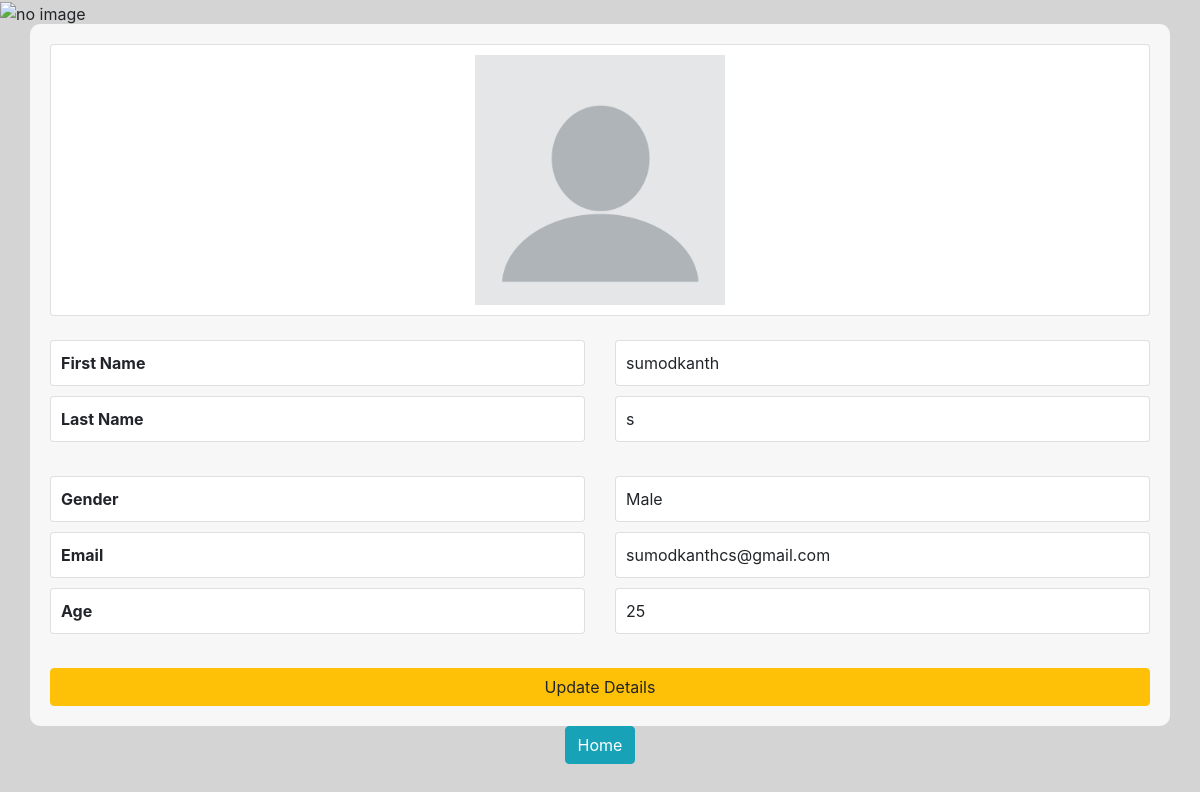
The app's page /accounts/profile/ (signed in), older data.
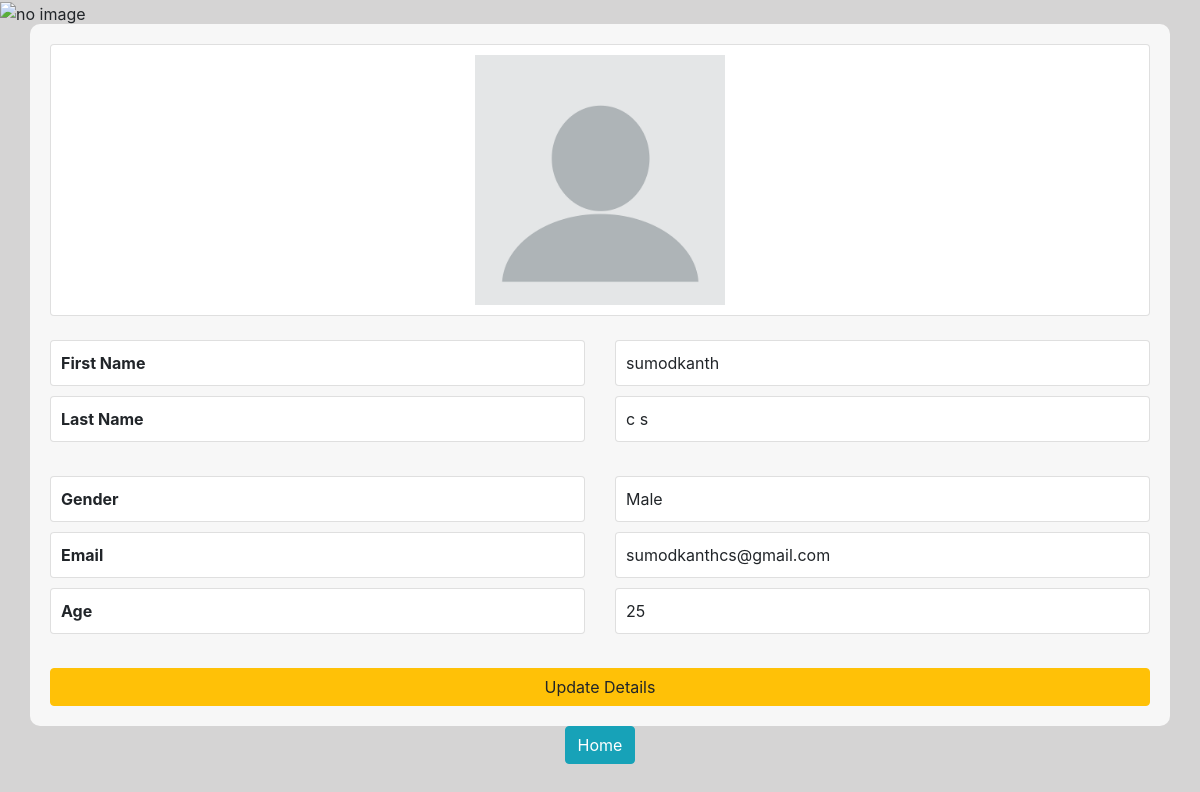
The same page, newer data.
### accounts/models.py (models this page shows)
class CustUser(AbstractUser):
    phone = models.IntegerField(null=True)
    options = (
        ('Male', 'Male'),
        ('Female', 'Female'),
        ('Others', 'Others')
    )
    COURSE_CHOICES = [
        ('Python', 'Python'),
        ('HTML', 'HTML'),
        ('PHP', 'PHP'),  # SELECTING COURSE
    ]
    gender = models.CharField(max_length=100, choices=options, null=True, default='Male')
    age = models.IntegerField(null=True)
    Course = models.CharField(max_length=10, choices=COURSE_CHOICES, null=True, blank=True)
    is_student = models.BooleanField(null=True, blank=True, default=False)
    is_faculty = models.BooleanField(null=True, blank=True, default=False)
    is_hr = models.BooleanField(null=True, blank=True, default=False)
    is_active_basic = models.BooleanField(default=False, null=True, blank=True)
    is_active_inter = models.BooleanField(default=False, null=True, blank=True)
    is_active_adv = models.BooleanField(default=False, null=True, blank=True)
    is_active_coding = models.BooleanField(default=False, null=True, blank=True)

### accounts/views.py (the view)
# urls.py: path('profile/',Profile.as_view(),name='pro'),
class Profile(TemplateView):
    template_name = 'profile.html'
    def get_context_data(self, **kwargs):
        context = super().get_context_data(**kwargs)
        context['data'] = CustUser.objects.get(id=self.request.user.id)
        return context

### accounts/templates/profile.html (shortened to what this page needs)
<!DOCTYPE html>
<html lang="en">
<head>
    <link rel="stylesheet" href="https://stackpath.bootstrapcdn.com/bootstrap/4.3.1/css/bootstrap.min.css">
</head>
<body>
    {% load static %}
    <div class="container mt-4">
         <div class="bg-img">
            <img src="{% static 'images/learning.jpg' %}" alt="no image">
        </div>
        <div class="card text-center">
            <div class="card-body">
                <img src="{% static 'images/pro.webp' %}" alt="Profile Image" width="250px" height="250px">
            </div>
        </div>
        <div class="row mt-4">
            <div class="col-md-6">
                <div class="card">
                    <div class="card-body font-weight-bold">
                        First Name
                    </div>
                </div>
                <div class="card">
                    <div class="card-body font-weight-bold">
                        Last Name
                    </div>
                </div>
            </div>
            <div class="col-md-6">
                <div class="card">
                    <div class="card-body">
                        {{data.first_name}}
                    </div>
                </div>
                 <div class="card">
                    <div class="card-body">
                        {{data.last_name}}
                    </div>
                </div>
            </div>
        </div>
        <div class="row mt-4">
            <div class="col-md-6">
                <div class="card">
                    <div class="card-body font-weight-bold">
                        Gender
                    </div>
                </div>
                <div class="card">
                    <div class="card-body font-weight-bold">
                        Email
                    </div>
                </div>
                <div class="card">
                    <div class="card-body font-weight-bold">
                        Age
                    </div>
                </div>
            </div>
            <div class="col-md-6">
                <div class="card">
                    <div class="card-body">
                        {{data.gender}}
                    </div>
                </div>
                <div class="card">
                    <div class="card-body">
                        {{data.email}}
                    </div>
                </div>
                <div class="card">
                    <div class="card-body">
                        {{data.age}}
                    </div>
                </div>
            </div>
        </div>
        <div class="row mt-4">
            <div class="col-md-12">
                <a href="{% url 'proupd' data.id %}" class="btn btn-warning btn-block">Update Details</a>
            </div>
        </div>
    </div>
    <div style="text-align: center;">
<a href="{% url 'h' %}" class="btn btn-info">Home</a>
    </div>
</body>
</html>

Row changes from the older to the newer data that the page shows:
changed CustUser "sumodkanth": last_name "s" → "c s"
